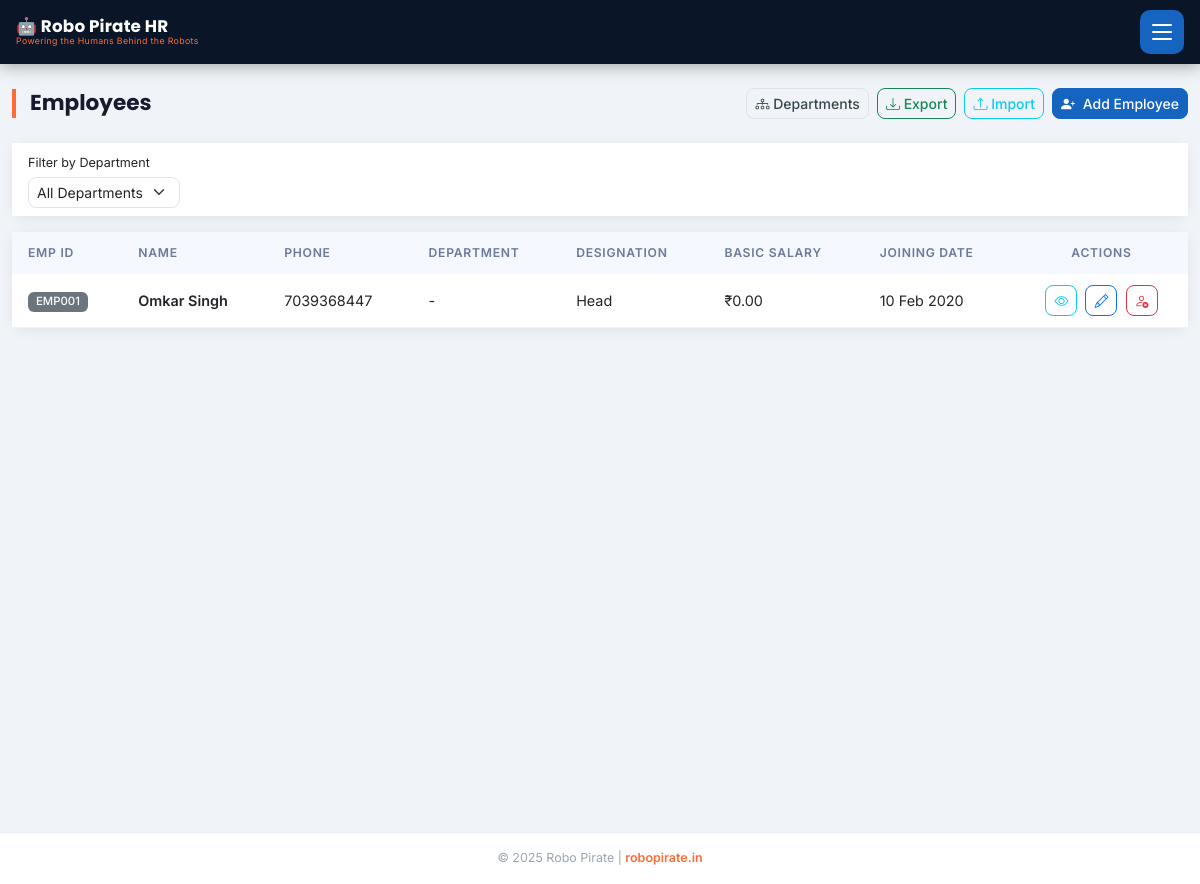
The app's page /employees (signed in), older data.
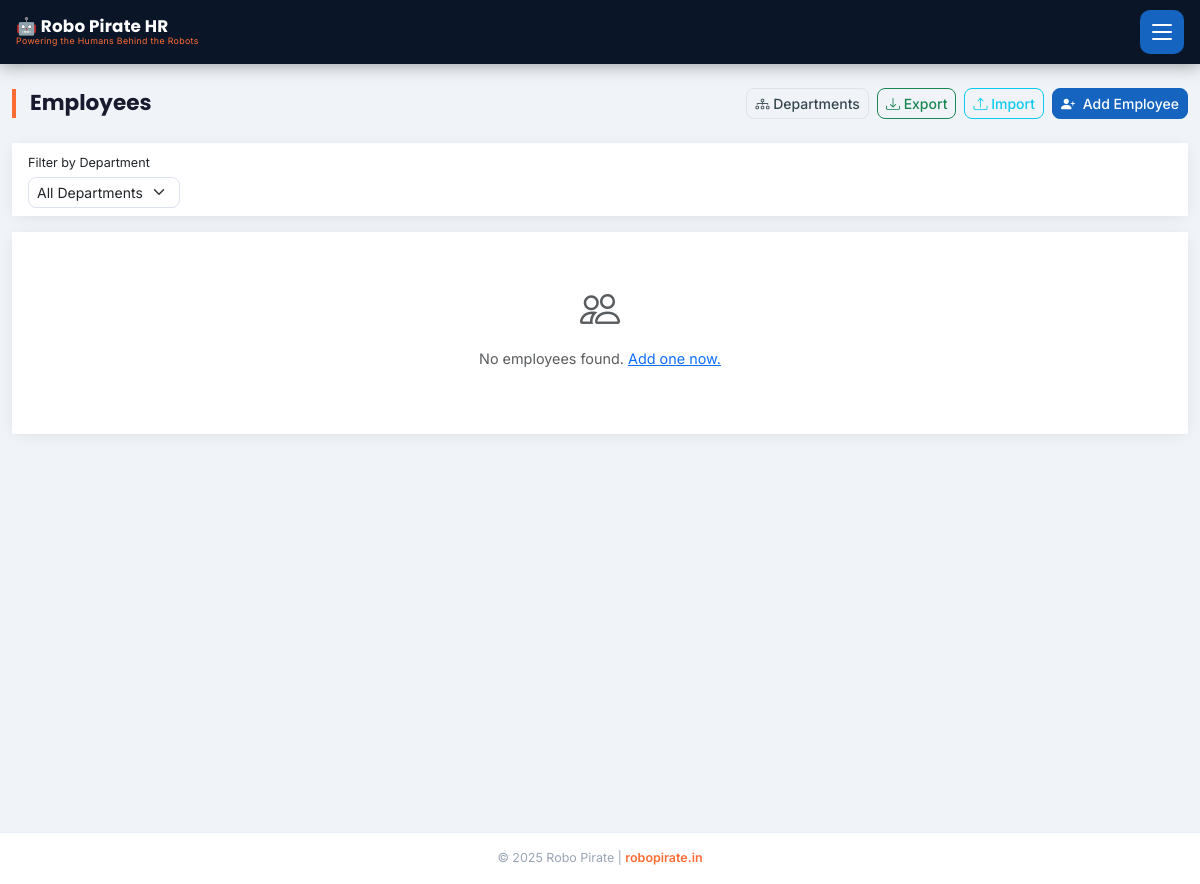
The same page, newer data.
### models.py (models this page shows, shortened)
class Employee(db.Model):
    __tablename__ = 'employees'
    id = db.Column(db.Integer, primary_key=True)
    emp_id = db.Column(db.String(20), unique=True, nullable=False)
    name = db.Column(db.String(100), nullable=False)
    phone = db.Column(db.String(15), nullable=False)
    email = db.Column(db.String(120))
    department_id = db.Column(db.Integer, db.ForeignKey('departments.id'))
    designation = db.Column(db.String(100))
    basic_salary = db.Column(db.Float, default=0.0)
    joining_date = db.Column(db.Date, default=date.today)
    is_active = db.Column(db.Boolean, default=True)
    bank_name = db.Column(db.String(100))
    account_number = db.Column(db.String(30))
    ifsc_code = db.Column(db.String(20))
    pan_number = db.Column(db.String(20))
    aadhar_number = db.Column(db.String(20))
    attendances = db.relationship('Attendance', backref='employee', lazy=True)
    leaves = db.relationship('Leave', backref='employee', lazy=True)
    payrolls = db.relationship('Payroll', backref='employee', lazy=True)
    advances = db.relationship('Advance', backref='employee', lazy=True)
    schools = db.relationship('School', secondary=employee_schools, lazy=True,
                              backref=db.backref('assigned_employees', lazy=True))

### blueprints/admin.py (the view)
@bp.route('/employees')
@login_required
def employees():
    dept_filter = request.args.get('dept', '')
    q = Employee.query.filter_by(is_active=True)
    if dept_filter:
        q = q.join(Department).filter(Department.name == dept_filter)
    emps = q.order_by(Employee.name).all()
    departments = Department.query.order_by(Department.name).all()
    return render_template('employees/list.html', employees=emps, departments=departments, dept_filter=dept_filter)

### app.py (called while the page is built)
@app.before_request
def load_persisted_config():
    global _persisted_config_loaded
    if not _persisted_config_loaded:
        persisted_key = AppConfig.get('FAST2SMS_API_KEY')
        if persisted_key:
            app.config['FAST2SMS_API_KEY'] = persisted_key
        _persisted_config_loaded = True

@login_manager.user_loader
def load_user(user_id):
    return User.query.get(int(user_id))

@app.before_request
def restrict_employee_to_portal():
    if current_user.is_authenticated and not current_user.is_admin:
        allowed = ('/portal', '/employee', '/static', '/api', '/logout')
        if request.path != '/' and not request.path.startswith(allowed):
            return redirect(url_for('portal.portal_dashboard'))

### templates/employees/list.html (shortened to what this page needs)
{% extends 'base.html' %}
{% block content %}
<div class="container-fluid py-4">
  <div class="d-flex justify-content-between align-items-center mb-4">
    <h4 class="page-header mb-0">Employees</h4>
    <div class="d-flex gap-2">
      <a href="{{ url_for('admin.departments') }}" class="btn btn-sm" style="background:#F0F4F8;color:#37474F;border:1px solid #dde3ed;">
        <i class="bi bi-diagram-3"></i> Departments
      </a>
      <a href="{{ url_for('admin.export_employees') }}" class="btn btn-sm btn-outline-success">
        <i class="bi bi-download"></i> Export
      </a>
      <a href="{{ url_for('admin.import_employees') }}" class="btn btn-sm btn-outline-info">
        <i class="bi bi-upload"></i> Import
      </a>
      <a href="{{ url_for('admin.add_employee') }}" class="btn btn-primary btn-sm">
        <i class="bi bi-person-plus-fill me-1"></i> Add Employee
      </a>
    </div>
  </div>
  <div class="card border-0 shadow-sm mb-3">
    <div class="card-body py-2">
      <form method="GET" class="row g-2 align-items-end">
        <div class="col-auto">
          <label class="form-label small mb-1">Filter by Department</label>
          <select name="dept" class="form-select form-select-sm" onchange="this.form.submit()">
            <option value="">All Departments</option>
          </select>
        </div>
      </form>
    </div>
  </div>
  <div class="card border-0 shadow-sm">
    <div class="card-body p-0">
      {% if employees %}
      <div class="table-responsive">
        <table class="table table-hover mb-0">
          <thead class="table-light">
            <tr>
              <th>Emp ID</th>
              <th>Name</th>
              <th>Phone</th>
              <th>Department</th>
              <th>Designation</th>
              <th>Basic Salary</th>
              <th>Joining Date</th>
              <th class="text-center">Actions</th>
            </tr>
          </thead>
          <tbody>
            {% for emp in employees %}
            <tr>
              <td><span class="badge bg-secondary">{{ emp.emp_id }}</span></td>
              <td class="fw-semibold">{{ emp.name }}</td>
              <td>{{ emp.phone }}</td>
              <td>{{ emp.dept.name if emp.dept else '-' }}</td>
              <td>{{ emp.designation or '-' }}</td>
              <td>₹{{ "%.2f"|format(emp.basic_salary) }}</td>
              <td>{{ emp.joining_date.strftime('%d %b %Y') if emp.joining_date else '-' }}</td>
              <td class="text-center">
                <a href="{{ url_for('admin.view_employee', emp_id=emp.id) }}" class="btn btn-sm btn-outline-info me-1" title="View">
                  <i class="bi bi-eye"></i>
                </a>
                <a href="{{ url_for('admin.edit_employee', emp_id=emp.id) }}" class="btn btn-sm btn-outline-primary me-1" title="Edit">
                  <i class="bi bi-pencil"></i>
                </a>
                <form method="POST" action="{{ url_for('admin.deactivate_employee', emp_id=emp.id) }}"
                      class="d-inline" onsubmit="return confirm('Deactivate {{ emp.name }}?')">
                  <button type="submit" class="btn btn-sm btn-outline-danger" title="Deactivate">
                    <i class="bi bi-person-x"></i>
                  </button>
                </form>
              </td>
            </tr>
            {% endfor %}
          </tbody>
        </table>
      </div>
      {% else %}
      <div class="text-center py-5 text-muted">
        <i class="bi bi-people fs-1"></i>
        <p class="mt-2">No employees found. <a href="{{ url_for('admin.add_employee') }}">Add one now.</a></p>
      </div>
      {% endif %}
    </div>
  </div>
</div>
{% endblock %}

Row changes from the older to the newer data that the page shows:
removed Employee: emp_id "EMP001", name "Omkar Singh", phone "7039368447", dept "-", designation "Head", basic_salary "0.00", joining_date "10 Feb 2020"
Text that changed along with them:
text no longer shown: "EMP ID NAME PHONE DEPARTMENT DESIGNATION BASIC SALARY JOINING DATE ACTIONS"
text now shown: "No employees found. Add one now."
